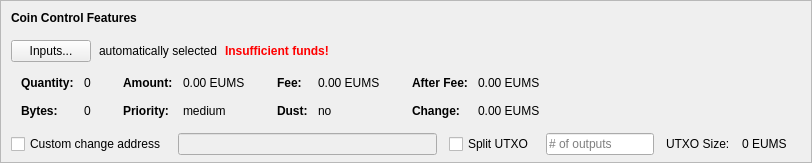
    <widget class="QFrame" name="frameCoinControl">
     <property name="sizePolicy">
      <sizepolicy hsizetype="Expanding" vsizetype="Expanding">
       <horstretch>0</horstretch>
       <verstretch>0</verstretch>
      </sizepolicy>
     </property>
     <property name="maximumSize">
      <size>
       <width>16777215</width>
       <height>16777215</height>
      </size>
     </property>
     <property name="frameShape">
      <enum>QFrame::StyledPanel</enum>
     </property>
     <property name="frameShadow">
      <enum>QFrame::Sunken</enum>
     </property>
     <layout class="QVBoxLayout" name="verticalLayoutCoinControl2">
      <property name="spacing">
       <number>0</number>
      </property>
      <property name="leftMargin">
       <number>0</number>
      </property>
      <property name="topMargin">
       <number>0</number>
      </property>
      <property name="rightMargin">
       <number>0</number>
      </property>
      <property name="bottomMargin">
       <number>6</number>
      </property>
      <item>
       <layout class="QVBoxLayout" name="verticalLayoutCoinControl" stretch="0,0,0,0,1">
        <property name="spacing">
         <number>0</number>
        </property>
        <property name="leftMargin">
         <number>10</number>
        </property>
        <property name="topMargin">
         <number>10</number>
        </property>
        <item>
         <layout class="QHBoxLayout" name="horizontalLayoutCoinControl1">
          <property name="bottomMargin">
           <number>15</number>
          </property>
          <item>
           <widget class="QLabel" name="labelCoinControlFeatures">
            <property name="sizePolicy">
             <sizepolicy hsizetype="Preferred" vsizetype="Maximum">
              <horstretch>0</horstretch>
              <verstretch>0</verstretch>
             </sizepolicy>
            </property>
            <property name="font">
             <font>
              <weight>75</weight>
              <bold>true</bold>
             </font>
            </property>
            <property name="styleSheet">
             <string notr="true">font-weight:bold;</string>
            </property>
            <property name="text">
             <string>Coin Control Features</string>
            </property>
           </widget>
          </item>
         </layout>
        </item>
        <item>
         <layout class="QHBoxLayout" name="horizontalLayoutCoinControl2" stretch="0,0,0,0">
          <property name="spacing">
           <number>8</number>
          </property>
          <property name="bottomMargin">
           <number>10</number>
          </property>
          <item>
           <widget class="QPushButton" name="pushButtonCoinControl">
            <property name="styleSheet">
             <string notr="true"/>
            </property>
            <property name="text">
             <string>Inputs...</string>
            </property>
            <property name="autoDefault">
             <bool>false</bool>
            </property>
           </widget>
          </item>
          <item>
           <widget class="QLabel" name="labelCoinControlAutomaticallySelected">
            <property name="text">
             <string>automatically selected</string>
            </property>
            <property name="margin">
             <number>5</number>
            </property>
           </widget>
          </item>
          <item>
           <widget class="QLabel" name="labelCoinControlInsuffFunds">
            <property name="font">
             <font>
              <weight>75</weight>
              <bold>true</bold>
             </font>
            </property>
            <property name="styleSheet">
             <string notr="true">color:red;font-weight:bold;</string>
            </property>
            <property name="text">
             <string>Insufficient funds!</string>
            </property>
            <property name="margin">
             <number>5</number>
            </property>
           </widget>
          </item>
          <item>
           <spacer name="horizontalSpacerCoinControl">
            <property name="orientation">
             <enum>Qt::Horizontal</enum>
            </property>
            <property name="sizeHint" stdset="0">
             <size>
              <width>40</width>
              <height>1</height>
             </size>
            </property>
           </spacer>
          </item>
         </layout>
        </item>
        <item>
         <widget class="QWidget" name="widgetCoinControl" native="true">
          <property name="sizePolicy">
           <sizepolicy hsizetype="Preferred" vsizetype="Preferred">
            <horstretch>0</horstretch>
            <verstretch>0</verstretch>
           </sizepolicy>
          </property>
          <property name="minimumSize">
           <size>
            <width>0</width>
            <height>0</height>
           </size>
          </property>
          <property name="styleSheet">
           <string notr="true"/>
          </property>
          <layout class="QHBoxLayout" name="horizontalLayoutCoinControl5">
           <property name="leftMargin">
            <number>0</number>
           </property>
           <property name="topMargin">
            <number>0</number>
           </property>
           <property name="rightMargin">
            <number>0</number>
           </property>
           <property name="bottomMargin">
            <number>0</number>
           </property>
           <item>
            <layout class="QHBoxLayout" name="horizontalLayoutCoinControl3" stretch="0,0,0,1">
             <property name="spacing">
              <number>20</number>
             </property>
             <property name="topMargin">
              <number>0</number>
             </property>
             <property name="bottomMargin">
              <number>10</number>
             </property>
             <item>
              <layout class="QFormLayout" name="formLayoutCoinControl1">
               <property name="horizontalSpacing">
                <number>10</number>
               </property>
               <property name="verticalSpacing">
                <number>14</number>
               </property>
               <property name="leftMargin">
                <number>10</number>
               </property>
               <property name="topMargin">
                <number>4</number>
               </property>
               <property name="rightMargin">
                <number>6</number>
               </property>
               <item row="0" column="0">
                <widget class="QLabel" name="labelCoinControlQuantityText">
                 <property name="font">
                  <font>
                   <weight>75</weight>
                   <bold>true</bold>
                  </font>
                 </property>
                 <property name="text">
                  <string>Quantity:</string>
                 </property>
                 <property name="margin">
                  <number>0</number>
                 </property>
                </widget>
               </item>
               <item row="0" column="1">
                <widget class="QLabel" name="labelCoinControlQuantity">
                 <property name="cursor">
                  <cursorShape>IBeamCursor</cursorShape>
                 </property>
                 <property name="contextMenuPolicy">
                  <enum>Qt::ActionsContextMenu</enum>
                 </property>
                 <property name="text">
                  <string notr="true">0</string>
                 </property>
                 <property name="margin">
                  <number>0</number>
                 </property>
                 <property name="textInteractionFlags">
                  <set>Qt::LinksAccessibleByMouse|Qt::TextSelectableByKeyboard|Qt::TextSelectableByMouse</set>
                 </property>
                </widget>
               </item>
               <item row="1" column="0">
                <widget class="QLabel" name="labelCoinControlBytesText">
                 <property name="font">
                  <font>
                   <weight>75</weight>
                   <bold>true</bold>
                  </font>
                 </property>
                 <property name="text">
                  <string>Bytes:</string>
                 </property>
                </widget>
               </item>
               <item row="1" column="1">
                <widget class="QLabel" name="labelCoinControlBytes">
                 <property name="cursor">
                  <cursorShape>IBeamCursor</cursorShape>
                 </property>
                 <property name="contextMenuPolicy">
                  <enum>Qt::ActionsContextMenu</enum>
                 </property>
                 <property name="text">
                  <string notr="true">0</string>
                 </property>
                 <property name="textInteractionFlags">
                  <set>Qt::LinksAccessibleByMouse|Qt::TextSelectableByKeyboard|Qt::TextSelectableByMouse</set>
                 </property>
                </widget>
               </item>
              </layout>
             </item>
             <item>
              <layout class="QFormLayout" name="formLayoutCoinControl2">
               <property name="horizontalSpacing">
                <number>10</number>
               </property>
               <property name="verticalSpacing">
                <number>14</number>
               </property>
               <property name="leftMargin">
                <number>6</number>
               </property>
               <property name="topMargin">
                <number>4</number>
               </property>
               <property name="rightMargin">
                <number>6</number>
               </property>
               <item row="0" column="0">
                <widget class="QLabel" name="labelCoinControlAmountText">
                 <property name="font">
                  <font>
                   <weight>75</weight>
                   <bold>true</bold>
                  </font>
                 </property>
                 <property name="text">
                  <string>Amount:</string>
                 </property>
                 <property name="margin">
                  <number>0</number>
                 </property>
                </widget>
               </item>
               <item row="0" column="1">
                <widget class="QLabel" name="labelCoinControlAmount">
                 <property name="cursor">
                  <cursorShape>IBeamCursor</cursorShape>
                 </property>
                 <property name="contextMenuPolicy">
                  <enum>Qt::ActionsContextMenu</enum>
                 </property>
                 <property name="text">
                  <string notr="true">0.00 EUMS</string>
                 </property>
                 <property name="textInteractionFlags">
                  <set>Qt::LinksAccessibleByMouse|Qt::TextSelectableByKeyboard|Qt::TextSelectableByMouse</set>
                 </property>
                </widget>
               </item>
               <item row="1" column="0">
                <widget class="QLabel" name="labelCoinControlPriorityText">
                 <property name="font">
                  <font>
                   <weight>75</weight>
                   <bold>true</bold>
                  </font>
                 </property>
                 <property name="text">
                  <string>Priority:</string>
                 </property>
                </widget>
               </item>
               <item row="1" column="1">
                <widget class="QLabel" name="labelCoinControlPriority">
                 <property name="cursor">
                  <cursorShape>IBeamCursor</cursorShape>
                 </property>
                 <property name="contextMenuPolicy">
                  <enum>Qt::ActionsContextMenu</enum>
                 </property>
                 <property name="text">
                  <string>medium</string>
                 </property>
                 <property name="textInteractionFlags">
                  <set>Qt::LinksAccessibleByMouse|Qt::TextSelectableByKeyboard|Qt::TextSelectableByMouse</set>
                 </property>
                </widget>
               </item>
              </layout>
             </item>
             <item>
              <layout class="QFormLayout" name="formLayoutCoinControl3">
               <property name="horizontalSpacing">
                <number>10</number>
               </property>
               <property name="verticalSpacing">
                <number>14</number>
               </property>
               <property name="leftMargin">
                <number>6</number>
               </property>
               <property name="topMargin">
                <number>4</number>
               </property>
               <property name="rightMargin">
                <number>6</number>
               </property>
               <item row="0" column="0">
                <widget class="QLabel" name="labelCoinControlFeeText">
                 <property name="font">
                  <font>
                   <weight>75</weight>
                   <bold>true</bold>
                  </font>
                 </property>
                 <property name="text">
                  <string>Fee:</string>
                 </property>
                 <property name="margin">
                  <number>0</number>
                 </property>
                </widget>
               </item>
               <item row="0" column="1">
                <widget class="QLabel" name="labelCoinControlFee">
                 <property name="cursor">
                  <cursorShape>IBeamCursor</cursorShape>
                 </property>
                 <property name="contextMenuPolicy">
                  <enum>Qt::ActionsContextMenu</enum>
                 </property>
                 <property name="text">
                  <string notr="true">0.00 EUMS</string>
                 </property>
                 <property name="textInteractionFlags">
                  <set>Qt::LinksAccessibleByMouse|Qt::TextSelectableByKeyboard|Qt::TextSelectableByMouse</set>
                 </property>
                </widget>
               </item>
               <item row="1" column="0">
                <widget class="QLabel" name="labelCoinControlLowOutputText">
                 <property name="font">
                  <font>
                   <weight>75</weight>
                   <bold>true</bold>
                  </font>
                 </property>
                 <property name="text">
                  <string>Dust:</string>
                 </property>
                </widget>
               </item>
               <item row="1" column="1">
                <widget class="QLabel" name="labelCoinControlLowOutput">
                 <property name="cursor">
                  <cursorShape>IBeamCursor</cursorShape>
                 </property>
                 <property name="contextMenuPolicy">
                  <enum>Qt::ActionsContextMenu</enum>
                 </property>
                 <property name="text">
                  <string>no</string>
                 </property>
                 <property name="textInteractionFlags">
                  <set>Qt::LinksAccessibleByMouse|Qt::TextSelectableByKeyboard|Qt::TextSelectableByMouse</set>
                 </property>
                </widget>
               </item>
              </layout>
             </item>
             <item>
              <layout class="QFormLayout" name="formLayoutCoinControl4">
               <property name="horizontalSpacing">
                <number>10</number>
               </property>
               <property name="verticalSpacing">
                <number>14</number>
               </property>
               <property name="leftMargin">
                <number>6</number>
               </property>
               <property name="topMargin">
                <number>4</number>
               </property>
               <property name="rightMargin">
                <number>6</number>
               </property>
               <item row="0" column="0">
                <widget class="QLabel" name="labelCoinControlAfterFeeText">
                 <property name="font">
                  <font>
                   <weight>75</weight>
                   <bold>true</bold>
                  </font>
                 </property>
                 <property name="text">
                  <string>After Fee:</string>
                 </property>
                 <property name="margin">
                  <number>0</number>
                 </property>
                </widget>
               </item>
               <item row="0" column="1">
                <widget class="QLabel" name="labelCoinControlAfterFee">
                 <property name="cursor">
                  <cursorShape>IBeamCursor</cursorShape>
                 </property>
                 <property name="contextMenuPolicy">
                  <enum>Qt::ActionsContextMenu</enum>
                 </property>
                 <property name="text">
                  <string notr="true">0.00 EUMS</string>
                 </property>
                 <property name="textInteractionFlags">
                  <set>Qt::LinksAccessibleByMouse|Qt::TextSelectableByKeyboard|Qt::TextSelectableByMouse</set>
                 </property>
                </widget>
               </item>
               <item row="1" column="0">
                <widget class="QLabel" name="labelCoinControlChangeText">
                 <property name="font">
                  <font>
                   <weight>75</weight>
                   <bold>true</bold>
                  </font>
                 </property>
                 <property name="text">
                  <string>Change:</string>
                 </property>
                </widget>
               </item>
               <item row="1" column="1">
                <widget class="QLabel" name="labelCoinControlChange">
                 <property name="cursor">
                  <cursorShape>IBeamCursor</cursorShape>
                 </property>
                 <property name="contextMenuPolicy">
                  <enum>Qt::ActionsContextMenu</enum>
                 </property>
                 <property name="text">
                  <string notr="true">0.00 EUMS</string>
                 </property>
                 <property name="textInteractionFlags">
                  <set>Qt::LinksAccessibleByMouse|Qt::TextSelectableByKeyboard|Qt::TextSelectableByMouse</set>
                 </property>
                </widget>
               </item>
              </layout>
             </item>
            </layout>
           </item>
          </layout>
         </widget>
        </item>
        <item>
         <layout class="QHBoxLayout" name="horizontalLayoutCoinControl4" stretch="0,0,0,0,0,0,0">
          <property name="spacing">
           <number>12</number>
          </property>
          <property name="sizeConstraint">
           <enum>QLayout::SetDefaultConstraint</enum>
          </property>
          <property name="topMargin">
           <number>5</number>
          </property>
          <property name="rightMargin">
           <number>5</number>
          </property>
          <item>
           <widget class="QCheckBox" name="checkBoxCoinControlChange">
            <property name="toolTip">
             <string>If this is activated, but the change address is empty or invalid, change will be sent to a newly generated address.</string>
            </property>
            <property name="text">
             <string>Custom change address</string>
            </property>
           </widget>
          </item>
          <item>
           <widget class="QValidatedLineEdit" name="lineEditCoinControlChange">
            <property name="enabled">
             <bool>false</bool>
            </property>
            <property name="sizePolicy">
             <sizepolicy hsizetype="Expanding" vsizetype="Fixed">
              <horstretch>0</horstretch>
              <verstretch>0</verstretch>
             </sizepolicy>
            </property>
           </widget>
          </item>
          <item>
           <widget class="QCheckBox" name="splitBlockCheckBox">
            <property name="text">
             <string>Split UTXO</string>
            </property>
           </widget>
          </item>
          <item>
           <widget class="QLineEdit" name="splitBlockLineEdit">
            <property name="sizePolicy">
             <sizepolicy hsizetype="Fixed" vsizetype="Fixed">
              <horstretch>50</horstretch>
              <verstretch>0</verstretch>
             </sizepolicy>
            </property>
            <property name="placeholderText">
             <string># of outputs</string>
            </property>
           </widget>
          </item>
          <item>
           <widget class="QLabel" name="labelBlockSizeText">
            <property name="text">
             <string>UTXO Size:</string>
            </property>
           </widget>
          </item>
          <item>
           <widget class="QLabel" name="labelBlockSize">
            <property name="text">
             <string>0 EUMS</string>
            </property>
           </widget>
          </item>
          <item>
           <widget class="QLabel" name="labelCoinControlChangeLabel">
            <property name="sizePolicy">
             <sizepolicy hsizetype="Preferred" vsizetype="Expanding">
              <horstretch>0</horstretch>
              <verstretch>0</verstretch>
             </sizepolicy>
            </property>
            <property name="minimumSize">
             <size>
              <width>0</width>
              <height>0</height>
             </size>
            </property>
            <property name="text">
             <string/>
            </property>
            <property name="margin">
             <number>3</number>
            </property>
           </widget>
          </item>
         </layout>
        </item>
        <item>
         <spacer name="verticalSpacerCoinControl">
          <property name="orientation">
           <enum>Qt::Vertical</enum>
          </property>
          <property name="sizeHint" stdset="0">
           <size>
            <width>800</width>
            <height>1</height>
           </size>
          </property>
         </spacer>
        </item>
       </layout>
      </item>
     </layout>
    </widget>
